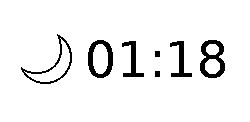

Recreate this plot in Python.
import os
import datetime
from PIL import Image, ImageDraw, ImageFont
from weatherapi.weatherapi import get_weather_emoji
from dotenv import load_dotenv

load_dotenv()

WIDTH = int(os.getenv("EPAPER_WIDTH"))
HEIGHT = int(os.getenv("EPAPER_HEIGHT"))

weather_emoji = get_weather_emoji(
    os.getenv("WEATHER_API_KEY"),
    os.getenv("WEATHER_API_LAT"),
    os.getenv("WEATHER_API_LON")
)

# Create a blank image (white background)
image = Image.new("1", (WIDTH, HEIGHT), 255)
draw = ImageDraw.Draw(image)

# Get current time
current_time = datetime.datetime.now().strftime("%H:%M")

# Load font (using DejaVu Sans)
try:
    font = ImageFont.truetype("fonts/DejaVuSans.ttf", 50)
    emoji_font = ImageFont.truetype("fonts/NotoEmoji-Regular.ttf", 50)
except IOError:
    font = ImageFont.load_default()
    emoji_font = ImageFont.load_default()

# Draw weather emoji on image
draw.text((15, 30), weather_emoji, font=emoji_font, fill=0)

# Draw time on image
draw.text((85, 30), current_time, font=font, fill=0)

# Save or show the image
image.save("./tmp/weather_display.png")